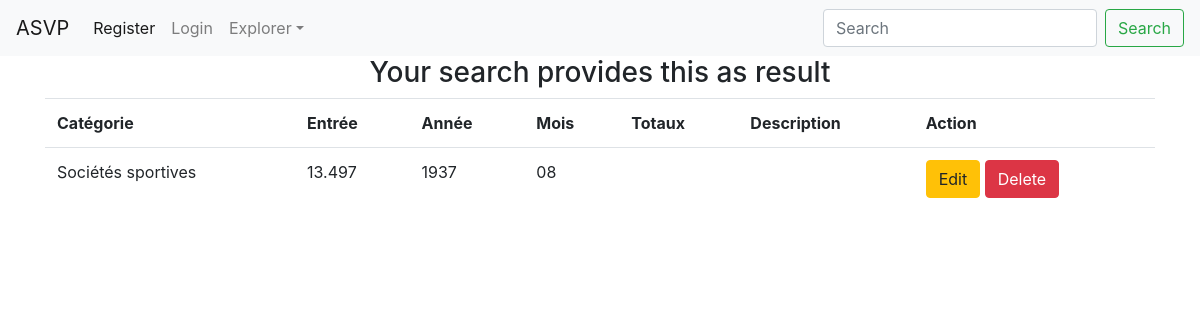
Screenshot of /index_societes/ with the database file from the repository.
### asvp/modeles/all_data.py (models this page shows)
class Statistique(db.Model):
    statistique_id = db.Column(db.Integer, unique=True, autoincrement=True, primary_key=True, nullable=False)
    categorie = db.Column(db.String(100))
    entree = db.Column(db.String(50))
    annee = db.Column(db.String(100))
    mois = db.Column(db.String(100))
    totaux = db.Column(db.String(100))
    description = db.Column(db.String(500))

### asvp/routes/generic.py (the view)
@app.route("/index_societes/")
def index_societes():
    sport = Statistique.query.filter_by(categorie="Sociétés sportives")
    return render_template("pages/index_sportives.html", sport=sport)

### asvp/templates/pages/index_sportives.html (shortened to what this page needs)
{% include "header.html" %}
{% block body %}
                            <h3 style="text-align:center">Your search provides this as result</h3>
      {% if sport %}
             <div class="container">
                <div class="row">
                    <div class="col">
                        <table class="table table-hover table-gray">
                             <tr>
                                    <th>Catégorie</th>
                                    <th>Entrée</th>
                                    <th>Année</th>
                                    <th>Mois</th>
                                    <th>Totaux</th>
                                    <th>Description</th>
                                    <th>Action</th>
                             </tr>
                           {% for line in sport%}
                            <tr>
                                    <td>{{line.categorie}}</td>
                                    <td>{{line.entree}}</td>
                                    <td>{{line.annee}}</td>
                                    <td>{{line.mois}}</td>
                                    <td>{{line.totaux}}</td>
                                    <td>{{line.description}}</td>
                                    <td>
                                        <a href="/update/{{line.statistique_id}}" class="btn btn-warning btn-xs" data-toggle="modal" data-target="#modaledit{{line.statistique_id}}">Edit</a>
                                        <a href="/delete/{{line.statistique_id}}" class="btn btn-danger btn-xs" onclick="return confirm('Are You Sure To Delete ?')">Delete</a>
                                    </td>
                                </tr>
                    {% endfor %}
                </table>
                        {%endif%}
         </div>
   </div>
</div>
{% endblock %}

### rows the page displays
Statistique: categorie "Sociétés sportives", entree "13.497", annee "1937", mois "08"
